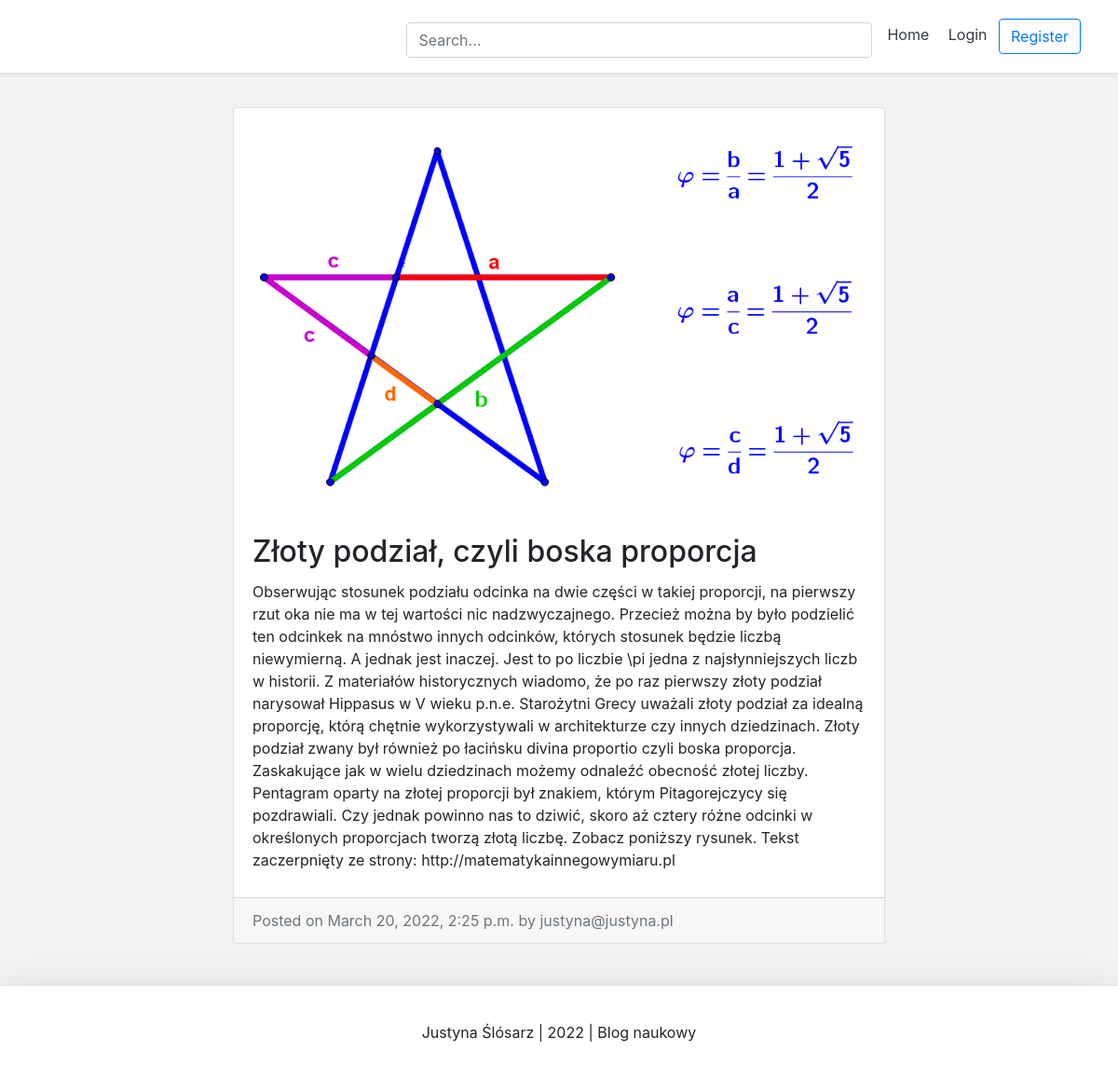
Screenshot of /blog/justyna-zoty-podzia-czyli-boska-proporcja/ with the database file from the repository.
### blog/models.py (models this page shows)
class BlogPost(models.Model):
    title = models.CharField(max_length=50, null=False, blank=False)
    body = models.TextField(max_length=5000, null=False, blank=False)
    image = models.ImageField(upload_to=upload_location, null=True, blank=True)
    date_published = models.DateTimeField(auto_now_add=True, verbose_name="date published")
    date_updated = models.DateTimeField(auto_now=True, verbose_name="date updated")
    author = models.ForeignKey(settings.AUTH_USER_MODEL, on_delete=models.CASCADE)
    slug = models.SlugField(blank=True, unique=True)

### account/models.py (models this page shows, shortened)
class Account(AbstractBaseUser):
	email 						=models.EmailField(verbose_name="email", max_length=60, unique=True)
	username					=models.CharField(max_length=30, unique=True)
	date_joined					=models.DateTimeField(verbose_name='date joined', auto_now_add=True)
	last_login					=models.DateTimeField(verbose_name='last login', auto_now=True)
	is_admin					=models.BooleanField(default=False)
	is_active					=models.BooleanField(default=True)
	is_staff					=models.BooleanField(default=False)
	is_superuser				=models.BooleanField(default=False)
	USERNAME_FIELD = 'email'
	REQUIRED_FIELDS=['username']
	objects=MyAccountManager()

### blog/views.py (the view)
# urls.py: path('<slug>/', detail_blog_view, name='detail'),
def detail_blog_view(request, slug):
    context = {}
    blog_post = get_object_or_404(BlogPost, slug=slug)
    context['blog_post'] = blog_post
    return render(request, 'blog/detail_blog.html', context)

### blog/templates/blog/detail_blog.html (shortened to what this page needs)
{% extends 'base.html' %}
{% block content %}
    <div class="container">
        <div class="row">
            <div class="card m-auto">
                <img class="card-img-top" src="{{ blog_post.image.url }}">
                <div class="card-body mt-2 mb-2">
                    <h2 class="card-title">{{ blog_post.title }}</h2>
                    <p class="card-text">{{ blog_post.body|safe }}</p>
                </div>
                <div class="card-footer text-muted">
                    Posted on {{ blog_post.date_published }} by {{ blog_post.author }}
                </div>
            </div>
        </div>
    </div>
{% endblock content %}

### templates/snippets/base_css.html (style rules this page uses)
body { background-color: #f2f2f2; }

### templates/snippets/header.html (style rules this page uses)
.container { max-width: 960px; }

### blog/templates/blog/detail_blog.html (style rules this page uses)
.card { max-width: 700px; }
.container { padding: 20px; }

### rows the page displays
BlogPost: image (picture), title "Złoty podział, czyli boska proporcja", body "Obserwując stosunek podziału odcinka na dwie części w takiej proporcji, na pierwszy rzut oka nie ma w tej wartości nic nadzwyczajnego. Przecież można by było podzielić ten odcinkek na mnóstwo innych odcinków, których stosunek będzie liczbą niewymierną. A jednak jest inaczej. Jest to po liczbie \\pi jedna z najsłynniejszych liczb w historii. Z materiałów historycznych wiadomo, że po raz pierwszy złoty podział narysował Hippasus w V wieku p.n.e. Starożytni Grecy uważali złoty podział za idealną proporcję, którą chętnie wykorzystywali w architekturze czy innych dziedzinach. Złoty podział zwany był również po łacińsku divina proportio czyli boska proporcja. Zaskakujące jak w wielu dziedzinach…", date_published "March 20, 2022, 2:25 p.m.", author "justyna@justyna.pl"
